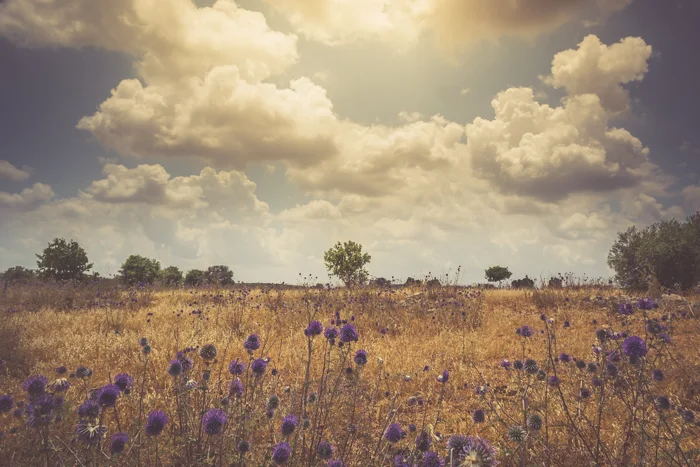
#> input picture Lab3/col.jpg, 700 x 467 px, found by its file name
$ python plot.py
#> lines starting #> are read from the running program, lines starting #| are printed output that depends on the picture
# -*- coding: utf-8 -*-
"""
Created on Wed Mar 13 11:34:40 2024

@author: Asus
"""

# -*- coding: utf-8 -*-
"""
Created on Wed Mar 13 02:08:18 2024

@author: USER
"""

import cv2
import numpy as np
import matplotlib.pyplot as plt

plt.figure(1,figsize=(20, 10))
img = cv2.imread(r"col.jpg")
#> img is the input picture: shape (467, 700, 3); mean B, G, R 114.7, 136.5, 157.1
cv2.imshow("input", img)
color = ('b','g','r')

for i,col in enumerate(color):
    plt.subplot(2, 3, i+1)
    histr, _ = np.histogram(img[:,:,i],256,[0,256])
    plt.plot(histr,color = col)  #Add histogram to our plot
    plt.title('Channel'+str(i+1))
plt.show()
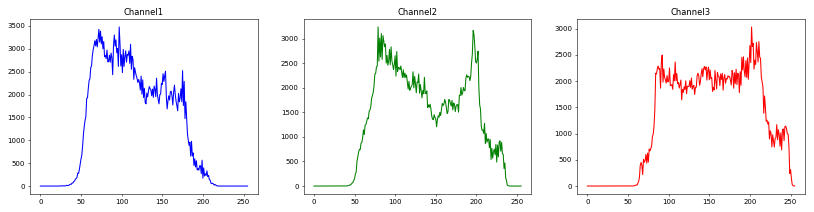
#> figure drawn by matplotlib, 3 panels; panel 1: curve peaks at x = 97, y = 3479; panel 2: curve peaks at x = 79, y = 3237; panel 3: curve peaks at x = 202, y = 3031

for i in range(3):
    plt.subplot(2, 3, i+4)
    plt.imshow(img[:,:,i],'gray')
    plt.title('Channel'+str(i+1))
plt.show()
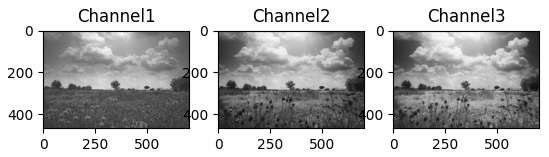
#> figure drawn by matplotlib, 3 panels


#%% HSV

img_hsv = cv2.cvtColor(img, cv2.COLOR_BGR2HSV)
#> img_hsv: shape (467, 700, 3); mean H, S, V 32.3, 71.3, 157.5
plt.figure(2,figsize=(20, 10))
plt.subplot(2, 3, 1)
plt.imshow(cv2.cvtColor(img, cv2.COLOR_BGR2RGB))
plt.subplot(2, 3, 3)
histr, _ = np.histogram(img_hsv[:,:,2],256,[0,256])
#> histr = 256 values, max 3042 at index 97, min 0 at index 0, mean 1277
plt.plot(histr,color = 'b')


plt.subplot(2, 3, 4)

img_hsv2 =img_hsv.copy()
img_hsv2[:, :, 1] = 255
#> img_hsv2: shape (467, 700, 3); mean H, S, V 32.3, 255, 157.5
img_hsv2[:, :, 2] = 255
#> img_hsv2: shape (467, 700, 3); mean H, S, V 32.3, 255, 255
img_hsv2 = cv2.cvtColor(img_hsv2, cv2.COLOR_HSV2RGB)
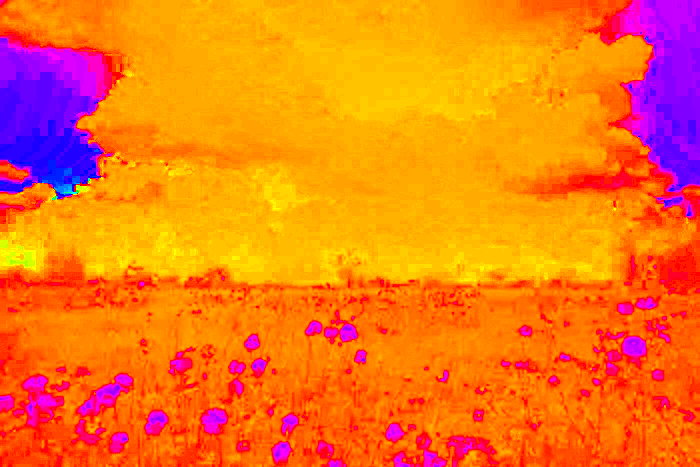
#> img_hsv2: shape (467, 700, 3); mean R, G, B 245.5, 120.4, 24.8
plt.imshow(img_hsv2)
plt.title('Hue Channel')

plt.subplot(2, 3, 5)
plt.imshow(img_hsv[:,:,1],'gray')
plt.title('Saturation Channel')

plt.subplot(2,3,6)
plt.imshow(img_hsv[:,:,2],'gray')
plt.title('Value Channel')
plt.show()
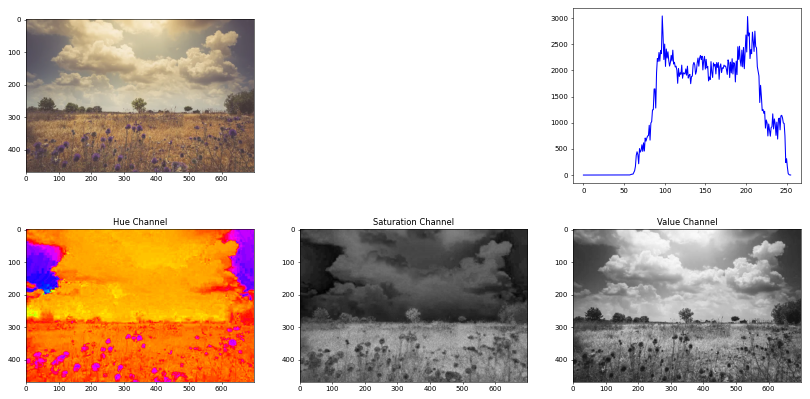
#> figure drawn by matplotlib, 5 panels; panel 2: curve peaks at x = 97, y = 3042


cv2.waitKey(0)
cv2.destroyAllWindows()
